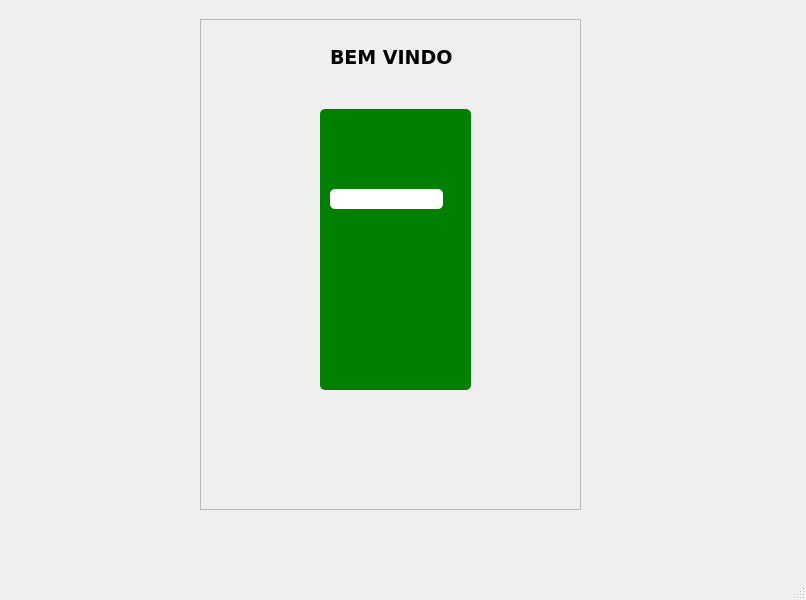
<?xml version="1.0" encoding="UTF-8"?>
<ui version="4.0">
 <class>MainWindow</class>
 <widget class="QMainWindow" name="MainWindow">
  <property name="geometry">
   <rect>
    <x>0</x>
    <y>0</y>
    <width>806</width>
    <height>600</height>
   </rect>
  </property>
  <property name="windowTitle">
   <string>MainWindow</string>
  </property>
  <widget class="QWidget" name="centralwidget">
   <widget class="QFrame" name="frame">
    <property name="geometry">
     <rect>
      <x>200</x>
      <y>19</y>
      <width>381</width>
      <height>491</height>
     </rect>
    </property>
    <property name="styleSheet">
     <string notr="true">
</string>
    </property>
    <property name="frameShape">
     <enum>QFrame::StyledPanel</enum>
    </property>
    <property name="frameShadow">
     <enum>QFrame::Raised</enum>
    </property>
    <widget class="QLabel" name="label">
     <property name="geometry">
      <rect>
       <x>130</x>
       <y>30</y>
       <width>131</width>
       <height>16</height>
      </rect>
     </property>
     <property name="font">
      <font>
       <family>Verdana</family>
       <pointsize>14</pointsize>
       <weight>75</weight>
       <bold>true</bold>
      </font>
     </property>
     <property name="text">
      <string>BEM VINDO</string>
     </property>
    </widget>
    <widget class="QFrame" name="frame_2">
     <property name="geometry">
      <rect>
       <x>120</x>
       <y>90</y>
       <width>151</width>
       <height>281</height>
      </rect>
     </property>
     <property name="styleSheet">
      <string notr="true">background-color: green;
border-radius:5px;
</string>
     </property>
     <property name="frameShape">
      <enum>QFrame::Box</enum>
     </property>
     <property name="frameShadow">
      <enum>QFrame::Sunken</enum>
     </property>
     <widget class="QLineEdit" name="lineEdit">
      <property name="geometry">
       <rect>
        <x>10</x>
        <y>80</y>
        <width>113</width>
        <height>20</height>
       </rect>
      </property>
      <property name="styleSheet">
       <string notr="true">background-color: rgb(255, 255, 255);

</string>
      </property>
      <property name="frame">
       <bool>false</bool>
      </property>
     </widget>
    </widget>
   </widget>
  </widget>
  <widget class="QMenuBar" name="menubar">
   <property name="geometry">
    <rect>
     <x>0</x>
     <y>0</y>
     <width>806</width>
     <height>21</height>
    </rect>
   </property>
  </widget>
  <widget class="QStatusBar" name="statusbar"/>
 </widget>
 <resources/>
 <connections/>
</ui>
